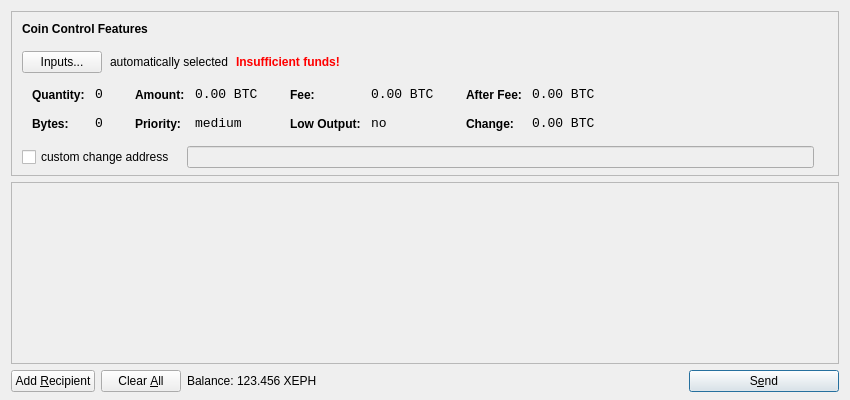
<?xml version="1.0" encoding="UTF-8"?>
<ui version="4.0">
 <class>SendCoinsDialog</class>
 <widget class="QDialog" name="SendCoinsDialog">
  <property name="geometry">
   <rect>
    <x>0</x>
    <y>0</y>
    <width>850</width>
    <height>400</height>
   </rect>
  </property>
  <property name="windowTitle">
   <string>Send Coins</string>
  </property>
  <layout class="QVBoxLayout" name="verticalLayout" stretch="0,1,0">
   <property name="bottomMargin">
    <number>8</number>
   </property>
   <item>
    <widget class="QFrame" name="frameCoinControl">
     <property name="sizePolicy">
      <sizepolicy hsizetype="Expanding" vsizetype="Expanding">
       <horstretch>0</horstretch>
       <verstretch>0</verstretch>
      </sizepolicy>
     </property>
     <property name="maximumSize">
      <size>
       <width>16777215</width>
       <height>16777215</height>
      </size>
     </property>
     <property name="frameShape">
      <enum>QFrame::StyledPanel</enum>
     </property>
     <property name="frameShadow">
      <enum>QFrame::Sunken</enum>
     </property>
     <layout class="QVBoxLayout" name="verticalLayoutCoinControl2">
      <property name="spacing">
       <number>-1</number>
      </property>
      <property name="leftMargin">
       <number>0</number>
      </property>
      <property name="topMargin">
       <number>0</number>
      </property>
      <property name="rightMargin">
       <number>0</number>
      </property>
      <property name="bottomMargin">
       <number>6</number>
      </property>
      <item>
       <layout class="QVBoxLayout" name="verticalLayoutCoinControl" stretch="0,0,0,0,1">
        <property name="spacing">
         <number>0</number>
        </property>
        <property name="leftMargin">
         <number>10</number>
        </property>
        <property name="topMargin">
         <number>10</number>
        </property>
        <item>
         <layout class="QHBoxLayout" name="horizontalLayoutCoinControl1">
          <property name="bottomMargin">
           <number>15</number>
          </property>
          <item>
           <widget class="QLabel" name="labelCoinControlFeatures">
            <property name="sizePolicy">
             <sizepolicy hsizetype="Preferred" vsizetype="Maximum">
              <horstretch>0</horstretch>
              <verstretch>0</verstretch>
             </sizepolicy>
            </property>
            <property name="font">
             <font>
              <weight>75</weight>
              <bold>true</bold>
             </font>
            </property>
            <property name="styleSheet">
             <string notr="true">font-weight:bold;</string>
            </property>
            <property name="text">
             <string>Coin Control Features</string>
            </property>
           </widget>
          </item>
         </layout>
        </item>
        <item>
         <layout class="QHBoxLayout" name="horizontalLayoutCoinControl2" stretch="0,0,0,0">
          <property name="spacing">
           <number>8</number>
          </property>
          <property name="bottomMargin">
           <number>10</number>
          </property>
          <item>
           <widget class="QPushButton" name="pushButtonCoinControl">
            <property name="styleSheet">
             <string notr="true"/>
            </property>
            <property name="text">
             <string>Inputs...</string>
            </property>
           </widget>
          </item>
          <item>
           <widget class="QLabel" name="labelCoinControlAutomaticallySelected">
            <property name="text">
             <string>automatically selected</string>
            </property>
            <property name="margin">
             <number>5</number>
            </property>
           </widget>
          </item>
          <item>
           <widget class="QLabel" name="labelCoinControlInsuffFunds">
            <property name="font">
             <font>
              <weight>75</weight>
              <bold>true</bold>
             </font>
            </property>
            <property name="styleSheet">
             <string notr="true">color:red;font-weight:bold;</string>
            </property>
            <property name="text">
             <string>Insufficient funds!</string>
            </property>
            <property name="margin">
             <number>5</number>
            </property>
           </widget>
          </item>
          <item>
           <spacer name="horizontalSpacerCoinControl">
            <property name="orientation">
             <enum>Qt::Horizontal</enum>
            </property>
            <property name="sizeHint" stdset="0">
             <size>
              <width>40</width>
              <height>1</height>
             </size>
            </property>
           </spacer>
          </item>
         </layout>
        </item>
        <item>
         <widget class="QWidget" name="widgetCoinControl" native="true">
          <property name="sizePolicy">
           <sizepolicy hsizetype="Preferred" vsizetype="Preferred">
            <horstretch>0</horstretch>
            <verstretch>0</verstretch>
           </sizepolicy>
          </property>
          <property name="minimumSize">
           <size>
            <width>0</width>
            <height>0</height>
           </size>
          </property>
          <property name="styleSheet">
           <string notr="true"/>
          </property>
          <layout class="QHBoxLayout" name="horizontalLayoutCoinControl5">
           <property name="margin">
            <number>0</number>
           </property>
           <item>
            <layout class="QHBoxLayout" name="horizontalLayoutCoinControl3" stretch="0,0,0,1">
             <property name="spacing">
              <number>20</number>
             </property>
             <property name="topMargin">
              <number>0</number>
             </property>
             <property name="bottomMargin">
              <number>10</number>
             </property>
             <item>
              <layout class="QFormLayout" name="formLayoutCoinControl1">
               <property name="horizontalSpacing">
                <number>10</number>
               </property>
               <property name="verticalSpacing">
                <number>14</number>
               </property>
               <property name="leftMargin">
                <number>10</number>
               </property>
               <property name="topMargin">
                <number>4</number>
               </property>
               <property name="rightMargin">
                <number>6</number>
               </property>
               <item row="0" column="0">
                <widget class="QLabel" name="labelCoinControlQuantityText">
                 <property name="styleSheet">
                  <string notr="true">font-weight:bold;</string>
                 </property>
                 <property name="text">
                  <string>Quantity:</string>
                 </property>
                 <property name="margin">
                  <number>0</number>
                 </property>
                </widget>
               </item>
               <item row="0" column="1">
                <widget class="QLabel" name="labelCoinControlQuantity">
                 <property name="font">
                  <font>
                   <family>Monospace</family>
                   <pointsize>10</pointsize>
                  </font>
                 </property>
                 <property name="cursor">
                  <cursorShape>IBeamCursor</cursorShape>
                 </property>
                 <property name="contextMenuPolicy">
                  <enum>Qt::ActionsContextMenu</enum>
                 </property>
                 <property name="text">
                  <string notr="true">0</string>
                 </property>
                 <property name="margin">
                  <number>0</number>
                 </property>
                 <property name="textInteractionFlags">
                  <set>Qt::LinksAccessibleByMouse|Qt::TextSelectableByKeyboard|Qt::TextSelectableByMouse</set>
                 </property>
                </widget>
               </item>
               <item row="1" column="0">
                <widget class="QLabel" name="labelCoinControlBytesText">
                 <property name="styleSheet">
                  <string notr="true">font-weight:bold;</string>
                 </property>
                 <property name="text">
                  <string>Bytes:</string>
                 </property>
                </widget>
               </item>
               <item row="1" column="1">
                <widget class="QLabel" name="labelCoinControlBytes">
                 <property name="font">
                  <font>
                   <family>Monospace</family>
                   <pointsize>10</pointsize>
                  </font>
                 </property>
                 <property name="cursor">
                  <cursorShape>IBeamCursor</cursorShape>
                 </property>
                 <property name="contextMenuPolicy">
                  <enum>Qt::ActionsContextMenu</enum>
                 </property>
                 <property name="text">
                  <string notr="true">0</string>
                 </property>
                 <property name="textInteractionFlags">
                  <set>Qt::LinksAccessibleByMouse|Qt::TextSelectableByKeyboard|Qt::TextSelectableByMouse</set>
                 </property>
                </widget>
               </item>
              </layout>
             </item>
             <item>
              <layout class="QFormLayout" name="formLayoutCoinControl2">
               <property name="horizontalSpacing">
                <number>10</number>
               </property>
               <property name="verticalSpacing">
                <number>14</number>
               </property>
               <property name="leftMargin">
                <number>6</number>
               </property>
               <property name="topMargin">
                <number>4</number>
               </property>
               <property name="rightMargin">
                <number>6</number>
               </property>
               <item row="0" column="0">
                <widget class="QLabel" name="labelCoinControlAmountText">
                 <property name="styleSheet">
                  <string notr="true">font-weight:bold;</string>
                 </property>
                 <property name="text">
                  <string>Amount:</string>
                 </property>
                 <property name="margin">
                  <number>0</number>
                 </property>
                </widget>
               </item>
               <item row="0" column="1">
                <widget class="QLabel" name="labelCoinControlAmount">
                 <property name="font">
                  <font>
                   <family>Monospace</family>
                   <pointsize>10</pointsize>
                  </font>
                 </property>
                 <property name="cursor">
                  <cursorShape>IBeamCursor</cursorShape>
                 </property>
                 <property name="contextMenuPolicy">
                  <enum>Qt::ActionsContextMenu</enum>
                 </property>
                 <property name="text">
                  <string notr="true">0.00 BTC</string>
                 </property>
                 <property name="textInteractionFlags">
                  <set>Qt::LinksAccessibleByMouse|Qt::TextSelectableByKeyboard|Qt::TextSelectableByMouse</set>
                 </property>
                </widget>
               </item>
               <item row="1" column="0">
                <widget class="QLabel" name="labelCoinControlPriorityText">
                 <property name="styleSheet">
                  <string notr="true">font-weight:bold;</string>
                 </property>
                 <property name="text">
                  <string>Priority:</string>
                 </property>
                </widget>
               </item>
               <item row="1" column="1">
                <widget class="QLabel" name="labelCoinControlPriority">
                 <property name="font">
                  <font>
                   <family>Monospace</family>
                   <pointsize>10</pointsize>
                  </font>
                 </property>
                 <property name="cursor">
                  <cursorShape>IBeamCursor</cursorShape>
                 </property>
                 <property name="contextMenuPolicy">
                  <enum>Qt::ActionsContextMenu</enum>
                 </property>
                 <property name="text">
                  <string>medium</string>
                 </property>
                 <property name="textInteractionFlags">
                  <set>Qt::LinksAccessibleByMouse|Qt::TextSelectableByKeyboard|Qt::TextSelectableByMouse</set>
                 </property>
                </widget>
               </item>
              </layout>
             </item>
             <item>
              <layout class="QFormLayout" name="formLayoutCoinControl3">
               <property name="horizontalSpacing">
                <number>10</number>
               </property>
               <property name="verticalSpacing">
                <number>14</number>
               </property>
               <property name="leftMargin">
                <number>6</number>
               </property>
               <property name="topMargin">
                <number>4</number>
               </property>
               <property name="rightMargin">
                <number>6</number>
               </property>
               <item row="0" column="0">
                <widget class="QLabel" name="labelCoinControlFeeText">
                 <property name="styleSheet">
                  <string notr="true">font-weight:bold;</string>
                 </property>
                 <property name="text">
                  <string>Fee:</string>
                 </property>
                 <property name="margin">
                  <number>0</number>
                 </property>
                </widget>
               </item>
               <item row="0" column="1">
                <widget class="QLabel" name="labelCoinControlFee">
                 <property name="font">
                  <font>
                   <family>Monospace</family>
                   <pointsize>10</pointsize>
                  </font>
                 </property>
                 <property name="cursor">
                  <cursorShape>IBeamCursor</cursorShape>
                 </property>
                 <property name="contextMenuPolicy">
                  <enum>Qt::ActionsContextMenu</enum>
                 </property>
                 <property name="text">
                  <string notr="true">0.00 BTC</string>
                 </property>
                 <property name="textInteractionFlags">
                  <set>Qt::LinksAccessibleByMouse|Qt::TextSelectableByKeyboard|Qt::TextSelectableByMouse</set>
                 </property>
                </widget>
               </item>
               <item row="1" column="0">
                <widget class="QLabel" name="labelCoinControlLowOutputText">
                 <property name="styleSheet">
                  <string notr="true">font-weight:bold;</string>
                 </property>
                 <property name="text">
                  <string>Low Output:</string>
                 </property>
                </widget>
               </item>
               <item row="1" column="1">
                <widget class="QLabel" name="labelCoinControlLowOutput">
                 <property name="font">
                  <font>
                   <family>Monospace</family>
                   <pointsize>10</pointsize>
                  </font>
                 </property>
                 <property name="cursor">
                  <cursorShape>IBeamCursor</cursorShape>
                 </property>
                 <property name="contextMenuPolicy">
                  <enum>Qt::ActionsContextMenu</enum>
                 </property>
                 <property name="text">
                  <string>no</string>
                 </property>
                 <property name="textInteractionFlags">
                  <set>Qt::LinksAccessibleByMouse|Qt::TextSelectableByKeyboard|Qt::TextSelectableByMouse</set>
                 </property>
                </widget>
               </item>
              </layout>
             </item>
             <item>
              <layout class="QFormLayout" name="formLayoutCoinControl4">
               <property name="horizontalSpacing">
                <number>10</number>
               </property>
               <property name="verticalSpacing">
                <number>14</number>
               </property>
               <property name="leftMargin">
                <number>6</number>
               </property>
               <property name="topMargin">
                <number>4</number>
               </property>
               <property name="rightMargin">
                <number>6</number>
               </property>
               <item row="0" column="0">
                <widget class="QLabel" name="labelCoinControlAfterFeeText">
                 <property name="styleSheet">
                  <string notr="true">font-weight:bold;</string>
                 </property>
                 <property name="text">
                  <string>After Fee:</string>
                 </property>
                 <property name="margin">
                  <number>0</number>
                 </property>
                </widget>
               </item>
               <item row="0" column="1">
                <widget class="QLabel" name="labelCoinControlAfterFee">
                 <property name="font">
                  <font>
                   <family>Monospace</family>
                   <pointsize>10</pointsize>
                  </font>
                 </property>
                 <property name="cursor">
                  <cursorShape>IBeamCursor</cursorShape>
                 </property>
                 <property name="contextMenuPolicy">
                  <enum>Qt::ActionsContextMenu</enum>
                 </property>
                 <property name="text">
                  <string notr="true">0.00 BTC</string>
                 </property>
                 <property name="textInteractionFlags">
                  <set>Qt::LinksAccessibleByMouse|Qt::TextSelectableByKeyboard|Qt::TextSelectableByMouse</set>
                 </property>
                </widget>
               </item>
               <item row="1" column="0">
                <widget class="QLabel" name="labelCoinControlChangeText">
                 <property name="styleSheet">
                  <string notr="true">font-weight:bold;</string>
                 </property>
                 <property name="text">
                  <string>Change:</string>
                 </property>
                </widget>
               </item>
               <item row="1" column="1">
                <widget class="QLabel" name="labelCoinControlChange">
                 <property name="font">
                  <font>
                   <family>Monospace</family>
                   <pointsize>10</pointsize>
                  </font>
                 </property>
                 <property name="cursor">
                  <cursorShape>IBeamCursor</cursorShape>
                 </property>
                 <property name="contextMenuPolicy">
                  <enum>Qt::ActionsContextMenu</enum>
                 </property>
                 <property name="text">
                  <string notr="true">0.00 BTC</string>
                 </property>
                 <property name="textInteractionFlags">
                  <set>Qt::LinksAccessibleByMouse|Qt::TextSelectableByKeyboard|Qt::TextSelectableByMouse</set>
                 </property>
                </widget>
               </item>
              </layout>
             </item>
            </layout>
           </item>
          </layout>
         </widget>
        </item>
        <item>
         <layout class="QHBoxLayout" name="horizontalLayoutCoinControl4" stretch="0,0,0">
          <property name="spacing">
           <number>12</number>
          </property>
          <property name="sizeConstraint">
           <enum>QLayout::SetDefaultConstraint</enum>
          </property>
          <property name="topMargin">
           <number>5</number>
          </property>
          <property name="rightMargin">
           <number>5</number>
          </property>
          <item>
           <widget class="QCheckBox" name="checkBoxCoinControlChange">
            <property name="text">
             <string>custom change address</string>
            </property>
           </widget>
          </item>
          <item>
           <widget class="QLineEdit" name="lineEditCoinControlChange">
            <property name="enabled">
             <bool>false</bool>
            </property>
            <property name="sizePolicy">
             <sizepolicy hsizetype="Expanding" vsizetype="Fixed">
              <horstretch>0</horstretch>
              <verstretch>0</verstretch>
             </sizepolicy>
            </property>
           </widget>
          </item>
          <item>
           <widget class="QLabel" name="labelCoinControlChangeLabel">
            <property name="sizePolicy">
             <sizepolicy hsizetype="Preferred" vsizetype="Expanding">
              <horstretch>0</horstretch>
              <verstretch>0</verstretch>
             </sizepolicy>
            </property>
            <property name="minimumSize">
             <size>
              <width>0</width>
              <height>0</height>
             </size>
            </property>
            <property name="text">
             <string/>
            </property>
            <property name="margin">
             <number>3</number>
            </property>
           </widget>
          </item>
         </layout>
        </item>
        <item>
         <spacer name="verticalSpacerCoinControl">
          <property name="orientation">
           <enum>Qt::Vertical</enum>
          </property>
          <property name="sizeHint" stdset="0">
           <size>
            <width>800</width>
            <height>1</height>
           </size>
          </property>
         </spacer>
        </item>
       </layout>
      </item>
     </layout>
    </widget>
   </item>
   <item>
    <widget class="QScrollArea" name="scrollArea">
     <property name="widgetResizable">
      <bool>true</bool>
     </property>
     <widget class="QWidget" name="scrollAreaWidgetContents">
      <property name="geometry">
       <rect>
        <x>0</x>
        <y>0</y>
        <width>830</width>
        <height>165</height>
       </rect>
      </property>
      <layout class="QVBoxLayout" name="verticalLayout_2">
       <property name="margin">
        <number>0</number>
       </property>
       <item>
        <layout class="QVBoxLayout" name="entries">
         <property name="spacing">
          <number>6</number>
         </property>
        </layout>
       </item>
       <item>
        <spacer name="verticalSpacer">
         <property name="orientation">
          <enum>Qt::Vertical</enum>
         </property>
         <property name="sizeHint" stdset="0">
          <size>
           <width>20</width>
           <height>40</height>
          </size>
         </property>
        </spacer>
       </item>
      </layout>
     </widget>
    </widget>
   </item>
   <item>
    <layout class="QHBoxLayout" name="horizontalLayout">
     <item>
      <widget class="QPushButton" name="addButton">
       <property name="toolTip">
        <string>Send to multiple recipients at once</string>
       </property>
       <property name="text">
        <string>Add &amp;Recipient</string>
       </property>
       <property name="icon">
        <iconset resource="../bitcoin.qrc">
         <normaloff>:/icons/add</normaloff>:/icons/add</iconset>
       </property>
       <property name="autoDefault">
        <bool>false</bool>
       </property>
      </widget>
     </item>
     <item>
      <widget class="QPushButton" name="clearButton">
       <property name="sizePolicy">
        <sizepolicy hsizetype="Minimum" vsizetype="Fixed">
         <horstretch>0</horstretch>
         <verstretch>0</verstretch>
        </sizepolicy>
       </property>
       <property name="toolTip">
        <string>Remove all transaction fields</string>
       </property>
       <property name="text">
        <string>Clear &amp;All</string>
       </property>
       <property name="icon">
        <iconset resource="../bitcoin.qrc">
         <normaloff>:/icons/remove</normaloff>:/icons/remove</iconset>
       </property>
       <property name="autoRepeatDelay">
        <number>300</number>
       </property>
       <property name="autoDefault">
        <bool>false</bool>
       </property>
      </widget>
     </item>
     <item>
      <layout class="QHBoxLayout" name="horizontalLayout_2">
       <property name="spacing">
        <number>3</number>
       </property>
       <item>
        <widget class="QLabel" name="label">
         <property name="text">
          <string>Balance:</string>
         </property>
        </widget>
       </item>
       <item>
        <widget class="QLabel" name="labelBalance">
         <property name="cursor">
          <cursorShape>IBeamCursor</cursorShape>
         </property>
         <property name="text">
          <string>123.456 XEPH</string>
         </property>
         <property name="textInteractionFlags">
          <set>Qt::LinksAccessibleByMouse|Qt::TextSelectableByKeyboard|Qt::TextSelectableByMouse</set>
         </property>
        </widget>
       </item>
      </layout>
     </item>
     <item>
      <spacer name="horizontalSpacer">
       <property name="orientation">
        <enum>Qt::Horizontal</enum>
       </property>
       <property name="sizeHint" stdset="0">
        <size>
         <width>40</width>
         <height>20</height>
        </size>
       </property>
      </spacer>
     </item>
     <item>
      <widget class="QPushButton" name="sendButton">
       <property name="minimumSize">
        <size>
         <width>150</width>
         <height>0</height>
        </size>
       </property>
       <property name="toolTip">
        <string>Confirm the send action</string>
       </property>
       <property name="text">
        <string>S&amp;end</string>
       </property>
       <property name="icon">
        <iconset resource="../bitcoin.qrc">
         <normaloff>:/icons/send</normaloff>:/icons/send</iconset>
       </property>
       <property name="default">
        <bool>true</bool>
       </property>
      </widget>
     </item>
    </layout>
   </item>
  </layout>
 </widget>
 <resources>
  <include location="../bitcoin.qrc"/>
 </resources>
 <connections/>
</ui>
